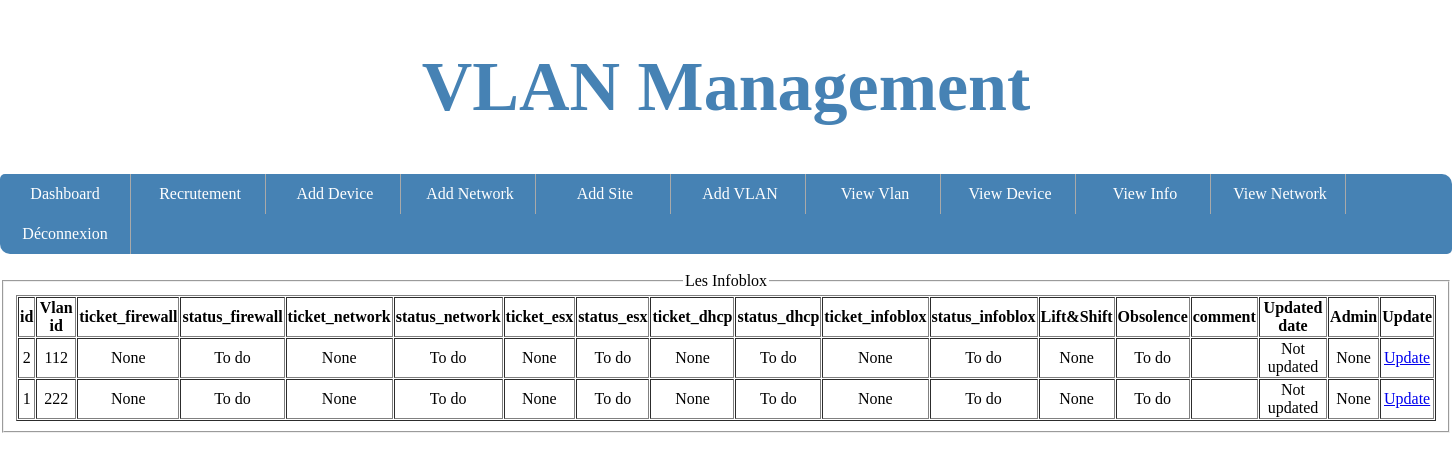
Screenshot of /infoblox with the database file from the repository.
### app.py (models this page shows)
class Infoblox(db.Model):
    id = db.Column(db.Integer, primary_key=True)
    status_infoblox = db.Column(db.String(50), nullable=True)
    status_firewall = db.Column(db.String(50), nullable=True)
    status_network = db.Column(db.String(50), nullable=True)
    status_esx = db.Column(db.String(50), nullable=True)
    status_dhcp = db.Column(db.String(50), nullable=True)
    comment = db.Column(db.String(50), nullable=True)
    ot = db.Column(db.String(50), nullable=True)
    it = db.Column(db.String(50), nullable=True)
    ticket_infoblox = db.Column(db.String(50), nullable=True)
    ticket_firewall = db.Column(db.String(50), nullable=True)
    ticket_network = db.Column(db.String(50), nullable=True)
    ticket_esx = db.Column(db.String(50), nullable=True)
    ticket_dhcp = db.Column(db.String(50), nullable=True)
    updated_date = db.Column(db.String(50), nullable=True)
    admin = db.Column(db.String(50), nullable=True)
    VLAN = db.relationship('VLAN', backref='infoblox', uselist=False)

class VLAN(db.Model):
    id = db.Column(db.Integer, primary_key=True)
    id_network = db.Column(db.Integer, db.ForeignKey('network.id'))
    id_infoblox = db.Column(db.Integer, db.ForeignKey('infoblox.id'))
    id_request = db.Column(db.Integer, db.ForeignKey('request.id'))

### app.py (the view)
@app.route('/infoblox', methods=['POST', 'GET'])
def infoblox():
    results = db.session.query(Infoblox, VLAN).join(VLAN).all()
    return render_template('/admin/infoblox.html', results=results)

### templates/admin/infoblox.html
{% extends 'layouts/default.html' %}
{% block body %}
    {% include 'layouts/adminnav.html' %}
<br/>
    <fieldset>
        <legend>Les Infoblox</legend>
<table border=1 width=100% cellspacing=1 cellpadding=1>
        <tr>
            <th>id</th>
            <th>Vlan id</th>
            <th>ticket_firewall</th>
            <th>status_firewall</th>
            <th>ticket_network</th>
            <th>status_network</th>
            <th>ticket_esx</th>
            <th>status_esx</th>
            <th>ticket_dhcp</th>
            <th>status_dhcp</th>
            <th>ticket_infoblox</th>
            <th>status_infoblox</th>
            <th>Lift&Shift</th>
            <th>Obsolence</th>
            <th>comment</th>
            <th>Updated date</th>
            <th>Admin</th>
            <th>Update</th>
        </tr>
        <tr>
             {% for infoblox in results %}
            <td>{{infoblox.Infoblox.id }}</td>
            <td>{{infoblox.VLAN.id}}</td>
            <td>{{infoblox.Infoblox.ticket_firewall}}</td>
            <td>{{infoblox.Infoblox.status_firewall}}</td>
            <td>{{infoblox.Infoblox.ticket_network}}</td>
            <td>{{infoblox.Infoblox.status_network}}</td>
            <td>{{infoblox.Infoblox.ticket_esx}}</td>
            <td>{{infoblox.Infoblox.status_esx}}</td>
                 <td>{{infoblox.Infoblox.ticket_dhcp}}</td>
            <td>{{infoblox.Infoblox.status_dhcp}}</td>
            <td>{{infoblox.Infoblox.ticket_infoblox}}</td>
            <td>{{infoblox.Infoblox.status_infoblox}}</td>
            <td>{{infoblox.Infoblox.it}}</td>
            <td>{{infoblox.Infoblox.ot}}</td>
            <td>{{infoblox.Infoblox.comment}}</td>
            <td>{{infoblox.Infoblox.updated_date}}</td>
            <td>{{infoblox.Infoblox.admin}}</td>
            <td><a href="/update_infoblox/{{ infoblox.Infoblox.id }}"> Update</a></td>
         </tr>
                  {% endfor %}
</table>
            </fieldset>
{% endblock %}

### static/styles/style.css (style rules this page uses)
html, body { margin:0; padding:0; height:100%; }
body { background-color: white; font-family: 'Bahnschrift Regular'; background-attachment: fixed; background-size: 100%; text-align: center; }
html { height: 100%; box-sizing: border-box; }
html, body { margin:0; padding:0; padding-bottom: 6rem; min-height: 100%; margin: 0; position: relative; }

### rows the page displays
Infoblox: Infoblox.id "2", VLAN.id "112", Infoblox.ticket_firewall "None", Infoblox.status_firewall "To do", Infoblox.ticket_network "None", Infoblox.status_network "To do", Infoblox.ticket_esx "None", Infoblox.status_esx "To do", Infoblox.ticket_dhcp "None", Infoblox.status_dhcp "To do", Infoblox.ticket_infoblox "None", Infoblox.status_infoblox "To do", Infoblox.it "None", Infoblox.ot "To do", Infoblox.updated_date "Not updated", Infoblox.admin "None"
Infoblox: Infoblox.id "1", VLAN.id "222", Infoblox.ticket_firewall "None", Infoblox.status_firewall "To do", Infoblox.ticket_network "None", Infoblox.status_network "To do", Infoblox.ticket_esx "None", Infoblox.status_esx "To do", Infoblox.ticket_dhcp "None", Infoblox.status_dhcp "To do", Infoblox.ticket_infoblox "None", Infoblox.status_infoblox "To do", Infoblox.it "None", Infoblox.ot "To do", Infoblox.updated_date "Not updated", Infoblox.admin "None"
